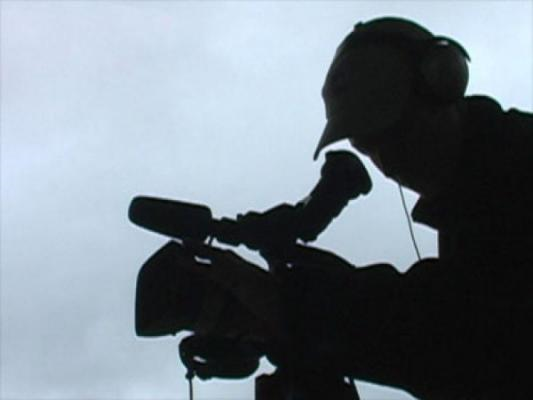
#> input picture midterm/pic.png, 533 x 400 px
$ jupyter execute --allow-errors Task2.ipynb   (shell and % lines are left out)
#> lines starting #> are read from the running program, lines starting #| are printed output that depends on the picture
[cell 1]
from scipy import ndimage
import cv2
from scipy import misc

from PIL import Image
import numpy as np

image = cv2.imread('./pic.png')
#> image is the input picture: shape (400, 533, 3); mean B, G, R 136.4, 127.4, 117.2
img = cv2.cvtColor(image, cv2.COLOR_BGR2GRAY)
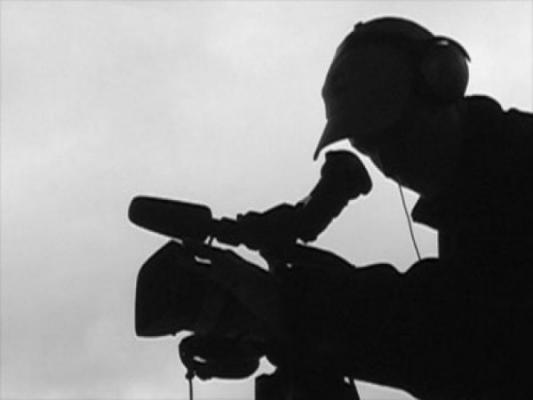
#> img: shape (400, 533); min 0, max 250, mean 125.4

[cell 2]
hist,bins = np.histogram(img.flatten(),256,[0,256])
#> hist = 256 values, max 10894 at index 10, min 0 at index 251, mean 832.8; bins = 257 values from 0 to 256
cdf = hist.cumsum()
#> cdf = 256 values from 2 to 213200
cdf_normalized = cdf * float(hist.max()) / cdf.max()
#> cdf_normalized = 256 values from 0.102 to 10894
#> (the rest of this cell did not finish here and is left out)

[cell 3]
cdf_m = np.ma.masked_equal(cdf,0)
cdf_m = (cdf_m - cdf_m.min())*255/(cdf_m.max()-cdf_m.min())
cdf = np.ma.filled(cdf_m,0).astype('uint8')
#> cdf = 256 values from 0 to 255

img2 = cdf[img]
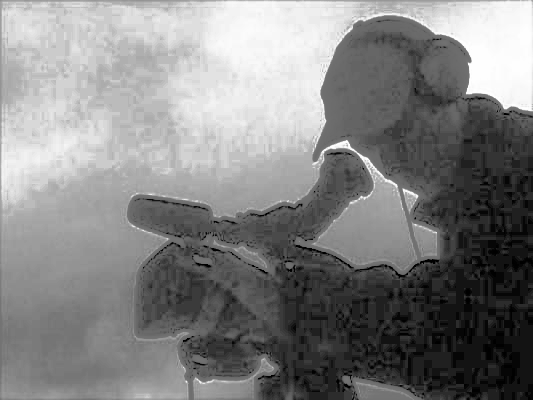
#> img2: shape (400, 533); min 0, max 255, mean 129.8
#> (the rest of this cell did not finish here and is left out)

[cell 4]
equ = cv2.equalizeHist(img)
res = np.hstack((img,equ))
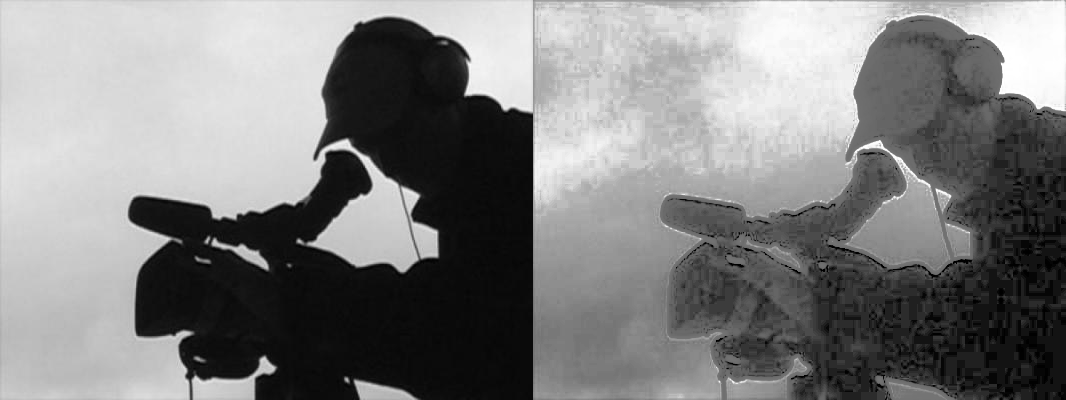
#> res: shape (400, 1066); min 0, max 255, mean 127.8
#> (the rest of this cell did not finish here and is left out)

[cell 5]


clahe = cv2.createCLAHE(clipLimit=2.0, tileGridSize=(8,8))
cl1 = clahe.apply(img)
#> (the rest of this cell did not finish here and is left out)

$ run again, with midterm/res.png copied over midterm/pic.png
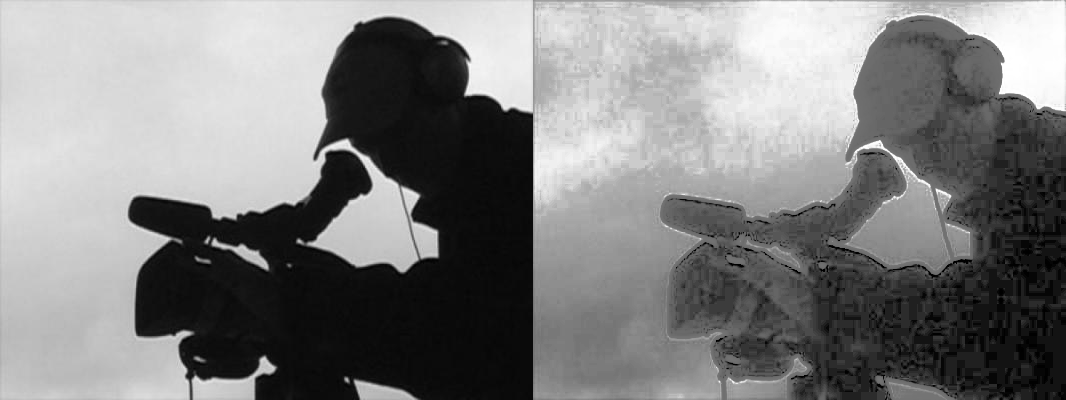
#> input picture midterm/res.png, 1066 x 400 px
#> image is the input picture: shape (400, 1066, 3); min 0, max 255, mean 127.8
#> hist = 256 values, max 14379 at index 19, min 3 at index 248, mean 1665.6; bins = 257 values from 0 to 256
#> `cdf = hist.cumsum()`: cdf = 256 values from 332 to 426400
#> cdf_normalized = 256 values from 11.2 to 14379
#> `cdf = np.ma.filled(cdf_m,0).astype('uint8')`: cdf = 256 values from 0 to 255
#> `img2 = cdf[img]`:
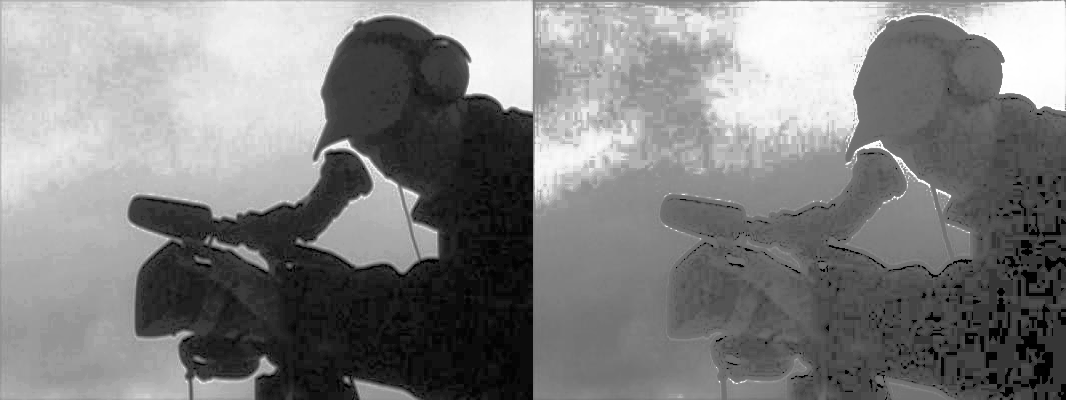
#> img2: shape (400, 1066); min 0, max 255, mean 128.4
#> `res = np.hstack((img,equ))`:
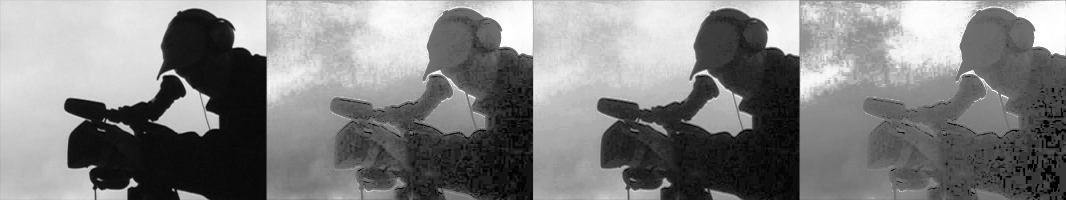
#> res: shape (400, 2132) (shown at 1/2 size); min 0, max 255, mean 128.4
